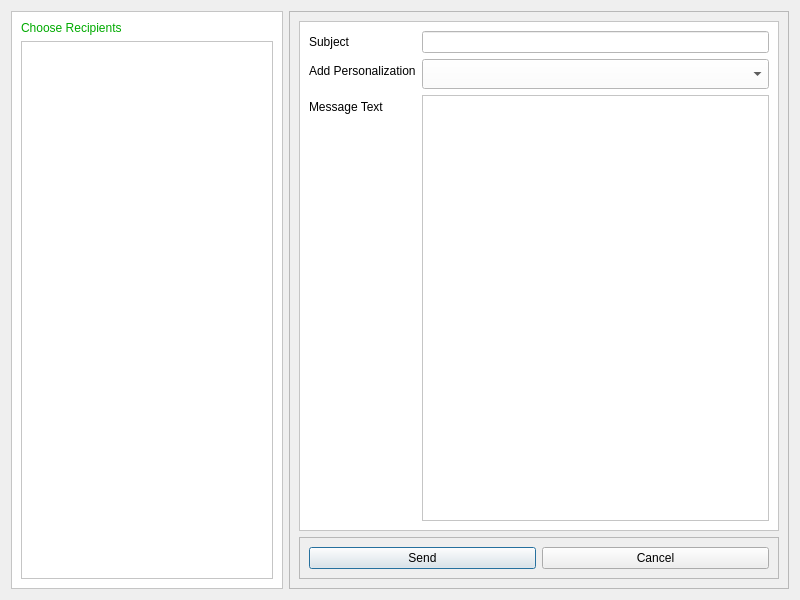
<?xml version="1.0" encoding="UTF-8"?>
<ui version="4.0">
 <class>EmailAll</class>
 <widget class="QDialog" name="EmailAll">
  <property name="geometry">
   <rect>
    <x>0</x>
    <y>0</y>
    <width>800</width>
    <height>600</height>
   </rect>
  </property>
  <property name="maximumSize">
   <size>
    <width>800</width>
    <height>600</height>
   </size>
  </property>
  <property name="windowTitle">
   <string>Customized Mass Email</string>
  </property>
  <property name="windowIcon">
   <iconset resource="resources.qrc">
    <normaloff>:/img/icon.png</normaloff>:/img/icon.png</iconset>
  </property>
  <layout class="QHBoxLayout" name="horizontalLayout">
   <item>
    <widget class="QFrame" name="frame">
     <property name="styleSheet">
      <string notr="true">background-color: rgb(255, 255, 255);</string>
     </property>
     <property name="frameShape">
      <enum>QFrame::StyledPanel</enum>
     </property>
     <property name="frameShadow">
      <enum>QFrame::Raised</enum>
     </property>
     <layout class="QVBoxLayout" name="verticalLayout_2">
      <item>
       <widget class="QLabel" name="label">
        <property name="styleSheet">
         <string notr="true">color: rgb(0, 170, 0);
font: 75 12pt &quot;MS Shell Dlg 2&quot;;</string>
        </property>
        <property name="text">
         <string>Choose Recipients</string>
        </property>
       </widget>
      </item>
      <item>
       <widget class="QListWidget" name="listWidget"/>
      </item>
     </layout>
    </widget>
   </item>
   <item>
    <widget class="QFrame" name="frame_2">
     <property name="minimumSize">
      <size>
       <width>500</width>
       <height>0</height>
      </size>
     </property>
     <property name="maximumSize">
      <size>
       <width>500</width>
       <height>16777215</height>
      </size>
     </property>
     <property name="styleSheet">
      <string notr="true"/>
     </property>
     <property name="frameShape">
      <enum>QFrame::StyledPanel</enum>
     </property>
     <property name="frameShadow">
      <enum>QFrame::Raised</enum>
     </property>
     <layout class="QVBoxLayout" name="verticalLayout">
      <item>
       <widget class="QFrame" name="frame_4">
        <property name="styleSheet">
         <string notr="true">background-color: rgb(255, 255, 255);</string>
        </property>
        <property name="frameShape">
         <enum>QFrame::StyledPanel</enum>
        </property>
        <property name="frameShadow">
         <enum>QFrame::Raised</enum>
        </property>
        <layout class="QVBoxLayout" name="verticalLayout_3">
         <item>
          <layout class="QFormLayout" name="formLayout">
           <item row="0" column="0">
            <widget class="QLabel" name="label_3">
             <property name="text">
              <string>Subject</string>
             </property>
            </widget>
           </item>
           <item row="0" column="1">
            <widget class="QLineEdit" name="subject_edit"/>
           </item>
           <item row="1" column="0">
            <widget class="QLabel" name="label_2">
             <property name="text">
              <string>Add Personalization</string>
             </property>
            </widget>
           </item>
           <item row="1" column="1">
            <widget class="QComboBox" name="personalize">
             <property name="minimumSize">
              <size>
               <width>0</width>
               <height>30</height>
              </size>
             </property>
             <property name="currentText">
              <string/>
             </property>
            </widget>
           </item>
           <item row="2" column="0">
            <widget class="QLabel" name="label_4">
             <property name="text">
              <string>Message Text</string>
             </property>
            </widget>
           </item>
           <item row="2" column="1">
            <widget class="QTextEdit" name="message_edit"/>
           </item>
          </layout>
         </item>
        </layout>
       </widget>
      </item>
      <item>
       <widget class="QFrame" name="frame_3">
        <property name="minimumSize">
         <size>
          <width>0</width>
          <height>20</height>
         </size>
        </property>
        <property name="frameShape">
         <enum>QFrame::StyledPanel</enum>
        </property>
        <property name="frameShadow">
         <enum>QFrame::Raised</enum>
        </property>
        <layout class="QHBoxLayout" name="horizontalLayout_2">
         <item>
          <widget class="QPushButton" name="send_button">
           <property name="text">
            <string>Send</string>
           </property>
          </widget>
         </item>
         <item>
          <widget class="QPushButton" name="cancel_button">
           <property name="text">
            <string>Cancel</string>
           </property>
          </widget>
         </item>
        </layout>
       </widget>
      </item>
     </layout>
    </widget>
   </item>
  </layout>
 </widget>
 <resources>
  <include location="resources.qrc"/>
 </resources>
 <connections/>
</ui>
